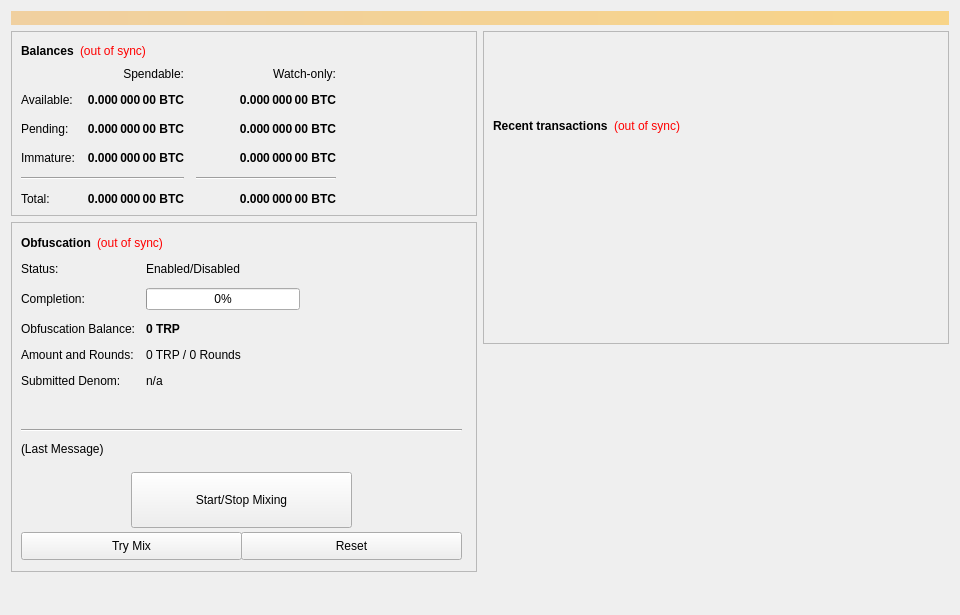
<?xml version="1.0" encoding="UTF-8"?>
<ui version="4.0">
 <class>OverviewPage</class>
 <widget class="QWidget" name="OverviewPage">
  <property name="geometry">
   <rect>
    <x>0</x>
    <y>0</y>
    <width>960</width>
    <height>615</height>
   </rect>
  </property>
  <property name="minimumSize">
   <size>
    <width>960</width>
    <height>0</height>
   </size>
  </property>
  <property name="windowTitle">
   <string>Form</string>
  </property>
  <layout class="QVBoxLayout" name="topLayout">
   <item>
    <widget class="QLabel" name="labelAlerts">
     <property name="visible">
      <bool>false</bool>
     </property>
     <property name="styleSheet">
      <string notr="true">background-color: qlineargradient(x1: 0, y1: 0, x2: 1, y2: 0, stop:0 #F0D0A0, stop:1 #F8D488); color:#000000;</string>
     </property>
     <property name="wordWrap">
      <bool>true</bool>
     </property>
     <property name="margin">
      <number>3</number>
     </property>
    </widget>
   </item>
   <item>
    <layout class="QHBoxLayout" name="horizontalLayout" stretch="1,1">
     <item>
      <layout class="QVBoxLayout" name="verticalLayout_2">
       <item>
        <widget class="QFrame" name="frame">
         <property name="frameShape">
          <enum>QFrame::StyledPanel</enum>
         </property>
         <property name="frameShadow">
          <enum>QFrame::Raised</enum>
         </property>
         <layout class="QVBoxLayout" name="verticalLayout_4">
          <item>
           <layout class="QHBoxLayout" name="horizontalLayout_4">
            <item>
             <widget class="QLabel" name="label_5">
              <property name="font">
               <font>
                <weight>75</weight>
                <bold>true</bold>
               </font>
              </property>
              <property name="text">
               <string>Balances</string>
              </property>
             </widget>
            </item>
            <item>
             <widget class="QLabel" name="labelWalletStatus">
              <property name="cursor">
               <cursorShape>WhatsThisCursor</cursorShape>
              </property>
              <property name="toolTip">
               <string>The displayed information may be out of date. Your wallet automatically synchronizes with the Travel Pay network after a connection is established, but this process has not completed yet.</string>
              </property>
              <property name="styleSheet">
               <string notr="true">QLabel { color: red; }</string>
              </property>
              <property name="text">
               <string notr="true">(out of sync)</string>
              </property>
              <property name="alignment">
               <set>Qt::AlignLeading|Qt::AlignLeft|Qt::AlignVCenter</set>
              </property>
             </widget>
            </item>
            <item>
             <spacer name="horizontalSpacer_3">
              <property name="orientation">
               <enum>Qt::Horizontal</enum>
              </property>
              <property name="sizeHint" stdset="0">
               <size>
                <width>40</width>
                <height>20</height>
               </size>
              </property>
             </spacer>
            </item>
           </layout>
          </item>
          <item>
           <layout class="QGridLayout" name="gridLayout">
            <property name="spacing">
             <number>12</number>
            </property>
            <item row="2" column="2">
             <widget class="QLabel" name="labelWatchPending">
              <property name="font">
               <font>
                <weight>75</weight>
                <bold>true</bold>
               </font>
              </property>
              <property name="cursor">
               <cursorShape>IBeamCursor</cursorShape>
              </property>
              <property name="toolTip">
               <string>Unconfirmed transactions to watch-only addresses</string>
              </property>
              <property name="text">
               <string notr="true">0.000 000 00 BTC</string>
              </property>
              <property name="alignment">
               <set>Qt::AlignRight|Qt::AlignTrailing|Qt::AlignVCenter</set>
              </property>
              <property name="textInteractionFlags">
               <set>Qt::LinksAccessibleByMouse|Qt::TextSelectableByKeyboard|Qt::TextSelectableByMouse</set>
              </property>
             </widget>
            </item>
            <item row="2" column="1">
             <widget class="QLabel" name="labelUnconfirmed">
              <property name="font">
               <font>
                <weight>75</weight>
                <bold>true</bold>
               </font>
              </property>
              <property name="cursor">
               <cursorShape>IBeamCursor</cursorShape>
              </property>
              <property name="toolTip">
               <string>Total of transactions that have yet to be confirmed, and do not yet count toward the spendable balance</string>
              </property>
              <property name="text">
               <string notr="true">0.000 000 00 BTC</string>
              </property>
              <property name="alignment">
               <set>Qt::AlignRight|Qt::AlignTrailing|Qt::AlignVCenter</set>
              </property>
              <property name="textInteractionFlags">
               <set>Qt::LinksAccessibleByMouse|Qt::TextSelectableByKeyboard|Qt::TextSelectableByMouse</set>
              </property>
             </widget>
            </item>
            <item row="3" column="2">
             <widget class="QLabel" name="labelWatchImmature">
              <property name="font">
               <font>
                <weight>75</weight>
                <bold>true</bold>
               </font>
              </property>
              <property name="cursor">
               <cursorShape>IBeamCursor</cursorShape>
              </property>
              <property name="toolTip">
               <string>Staked or masternode rewards in watch-only addresses that has not yet matured</string>
              </property>
              <property name="text">
               <string notr="true">0.000 000 00 BTC</string>
              </property>
              <property name="alignment">
               <set>Qt::AlignRight|Qt::AlignTrailing|Qt::AlignVCenter</set>
              </property>
              <property name="textInteractionFlags">
               <set>Qt::LinksAccessibleByMouse|Qt::TextSelectableByKeyboard|Qt::TextSelectableByMouse</set>
              </property>
             </widget>
            </item>
            <item row="4" column="0" colspan="2">
             <widget class="Line" name="lineSpendableBalance">
              <property name="orientation">
               <enum>Qt::Horizontal</enum>
              </property>
             </widget>
            </item>
            <item row="4" column="2">
             <widget class="Line" name="lineWatchBalance">
              <property name="sizePolicy">
               <sizepolicy hsizetype="Preferred" vsizetype="Fixed">
                <horstretch>0</horstretch>
                <verstretch>0</verstretch>
               </sizepolicy>
              </property>
              <property name="minimumSize">
               <size>
                <width>140</width>
                <height>0</height>
               </size>
              </property>
              <property name="orientation">
               <enum>Qt::Horizontal</enum>
              </property>
             </widget>
            </item>
            <item row="5" column="0">
             <widget class="QLabel" name="labelTotalText">
              <property name="text">
               <string>Total:</string>
              </property>
             </widget>
            </item>
            <item row="3" column="1">
             <widget class="QLabel" name="labelImmature">
              <property name="font">
               <font>
                <weight>75</weight>
                <bold>true</bold>
               </font>
              </property>
              <property name="cursor">
               <cursorShape>IBeamCursor</cursorShape>
              </property>
              <property name="toolTip">
               <string>Staked or masternode rewards that has not yet matured</string>
              </property>
              <property name="text">
               <string notr="true">0.000 000 00 BTC</string>
              </property>
              <property name="alignment">
               <set>Qt::AlignRight|Qt::AlignTrailing|Qt::AlignVCenter</set>
              </property>
              <property name="textInteractionFlags">
               <set>Qt::LinksAccessibleByMouse|Qt::TextSelectableByKeyboard|Qt::TextSelectableByMouse</set>
              </property>
             </widget>
            </item>
            <item row="2" column="3">
             <spacer name="horizontalSpacer_2">
              <property name="orientation">
               <enum>Qt::Horizontal</enum>
              </property>
              <property name="sizeHint" stdset="0">
               <size>
                <width>40</width>
                <height>20</height>
               </size>
              </property>
             </spacer>
            </item>
            <item row="3" column="0">
             <widget class="QLabel" name="labelImmatureText">
              <property name="text">
               <string>Immature:</string>
              </property>
             </widget>
            </item>
            <item row="5" column="1">
             <widget class="QLabel" name="labelTotal">
              <property name="font">
               <font>
                <weight>75</weight>
                <bold>true</bold>
               </font>
              </property>
              <property name="cursor">
               <cursorShape>IBeamCursor</cursorShape>
              </property>
              <property name="toolTip">
               <string>Your current total balance</string>
              </property>
              <property name="text">
               <string notr="true">0.000 000 00 BTC</string>
              </property>
              <property name="alignment">
               <set>Qt::AlignRight|Qt::AlignTrailing|Qt::AlignVCenter</set>
              </property>
              <property name="textInteractionFlags">
               <set>Qt::LinksAccessibleByMouse|Qt::TextSelectableByKeyboard|Qt::TextSelectableByMouse</set>
              </property>
             </widget>
            </item>
            <item row="5" column="2">
             <widget class="QLabel" name="labelWatchTotal">
              <property name="font">
               <font>
                <weight>75</weight>
                <bold>true</bold>
               </font>
              </property>
              <property name="cursor">
               <cursorShape>IBeamCursor</cursorShape>
              </property>
              <property name="toolTip">
               <string>Current total balance in watch-only addresses</string>
              </property>
              <property name="text">
               <string notr="true">0.000 000 00 BTC</string>
              </property>
              <property name="alignment">
               <set>Qt::AlignRight|Qt::AlignTrailing|Qt::AlignVCenter</set>
              </property>
              <property name="textInteractionFlags">
               <set>Qt::LinksAccessibleByMouse|Qt::TextSelectableByKeyboard|Qt::TextSelectableByMouse</set>
              </property>
             </widget>
            </item>
            <item row="0" column="2">
             <widget class="QLabel" name="labelWatchonly">
              <property name="text">
               <string>Watch-only:</string>
              </property>
              <property name="alignment">
               <set>Qt::AlignRight|Qt::AlignTrailing|Qt::AlignVCenter</set>
              </property>
             </widget>
            </item>
            <item row="1" column="0">
             <widget class="QLabel" name="labelBalanceText">
              <property name="text">
               <string>Available:</string>
              </property>
             </widget>
            </item>
            <item row="1" column="1">
             <widget class="QLabel" name="labelBalance">
              <property name="font">
               <font>
                <weight>75</weight>
                <bold>true</bold>
               </font>
              </property>
              <property name="cursor">
               <cursorShape>IBeamCursor</cursorShape>
              </property>
              <property name="toolTip">
               <string>Your current spendable balance</string>
              </property>
              <property name="text">
               <string notr="true">0.000 000 00 BTC</string>
              </property>
              <property name="alignment">
               <set>Qt::AlignRight|Qt::AlignTrailing|Qt::AlignVCenter</set>
              </property>
              <property name="textInteractionFlags">
               <set>Qt::LinksAccessibleByMouse|Qt::TextSelectableByKeyboard|Qt::TextSelectableByMouse</set>
              </property>
             </widget>
            </item>
            <item row="1" column="2">
             <widget class="QLabel" name="labelWatchAvailable">
              <property name="font">
               <font>
                <weight>75</weight>
                <bold>true</bold>
               </font>
              </property>
              <property name="cursor">
               <cursorShape>IBeamCursor</cursorShape>
              </property>
              <property name="toolTip">
               <string>Your current balance in watch-only addresses</string>
              </property>
              <property name="text">
               <string notr="true">0.000 000 00 BTC</string>
              </property>
              <property name="alignment">
               <set>Qt::AlignRight|Qt::AlignTrailing|Qt::AlignVCenter</set>
              </property>
              <property name="textInteractionFlags">
               <set>Qt::LinksAccessibleByMouse|Qt::TextSelectableByKeyboard|Qt::TextSelectableByMouse</set>
              </property>
             </widget>
            </item>
            <item row="2" column="0">
             <widget class="QLabel" name="labelPendingText">
              <property name="text">
               <string>Pending:</string>
              </property>
             </widget>
            </item>
            <item row="0" column="1">
             <widget class="QLabel" name="labelSpendable">
              <property name="text">
               <string>Spendable:</string>
              </property>
              <property name="alignment">
               <set>Qt::AlignRight|Qt::AlignTrailing|Qt::AlignVCenter</set>
              </property>
             </widget>
            </item>
           </layout>
          </item>
         </layout>
        </widget>
       </item>
       <item>
        <widget class="QFrame" name="frameObfuscation">
         <property name="minimumSize">
          <size>
           <width>0</width>
           <height>350</height>
          </size>
         </property>
         <property name="layoutDirection">
          <enum>Qt::LeftToRight</enum>
         </property>
         <property name="frameShape">
          <enum>QFrame::StyledPanel</enum>
         </property>
         <property name="frameShadow">
          <enum>QFrame::Raised</enum>
         </property>
         <widget class="QWidget" name="formLayoutWidget">
          <property name="geometry">
           <rect>
            <x>10</x>
            <y>40</y>
            <width>451</width>
            <height>161</height>
           </rect>
          </property>
          <layout class="QFormLayout" name="formLayout">
           <property name="fieldGrowthPolicy">
            <enum>QFormLayout::AllNonFixedFieldsGrow</enum>
           </property>
           <property name="horizontalSpacing">
            <number>11</number>
           </property>
           <property name="verticalSpacing">
            <number>12</number>
           </property>
           <item row="0" column="0">
            <widget class="QLabel" name="label_6">
             <property name="text">
              <string>Status:</string>
             </property>
            </widget>
           </item>
           <item row="1" column="0">
            <widget class="QLabel" name="label_7">
             <property name="text">
              <string>Completion:</string>
             </property>
            </widget>
           </item>
           <item row="1" column="1">
            <widget class="QProgressBar" name="obfuscationProgress">
             <property name="maximumSize">
              <size>
               <width>154</width>
               <height>16777215</height>
              </size>
             </property>
             <property name="value">
              <number>0</number>
             </property>
            </widget>
           </item>
           <item row="2" column="0">
            <widget class="QLabel" name="labelAnonymizedText">
             <property name="text">
              <string>Obfuscation Balance:</string>
             </property>
            </widget>
           </item>
           <item row="2" column="1">
            <widget class="QLabel" name="labelAnonymized">
             <property name="font">
              <font>
               <weight>75</weight>
               <bold>true</bold>
              </font>
             </property>
             <property name="text">
              <string notr="true">0 TRP</string>
             </property>
            </widget>
           </item>
           <item row="3" column="0">
            <widget class="QLabel" name="label_8">
             <property name="text">
              <string>Amount and Rounds:</string>
             </property>
            </widget>
           </item>
           <item row="3" column="1">
            <widget class="QLabel" name="labelAmountRounds">
             <property name="text">
              <string>0 TRP / 0 Rounds</string>
             </property>
            </widget>
           </item>
           <item row="4" column="0">
            <widget class="QLabel" name="label_9">
             <property name="text">
              <string>Submitted Denom:</string>
             </property>
            </widget>
           </item>
           <item row="4" column="1">
            <widget class="QLabel" name="labelSubmittedDenom">
             <property name="toolTip">
              <string>The denominations you submitted to the Masternode.&lt;br&gt;To mix, other users must submit the exact same denominations.</string>
             </property>
             <property name="text">
              <string>n/a</string>
             </property>
            </widget>
           </item>
           <item row="0" column="1">
            <widget class="QLabel" name="obfuscationEnabled">
             <property name="text">
              <string>Enabled/Disabled</string>
             </property>
            </widget>
           </item>
          </layout>
         </widget>
         <widget class="QPushButton" name="runAutoDenom">
          <property name="geometry">
           <rect>
            <x>251</x>
            <y>17</y>
            <width>1</width>
            <height>1</height>
           </rect>
          </property>
          <property name="palette">
           <palette>
            <active>
             <colorrole role="WindowText">
              <brush brushstyle="SolidPattern">
               <color alpha="255">
                <red>0</red>
                <green>0</green>
                <blue>0</blue>
               </color>
              </brush>
             </colorrole>
             <colorrole role="Button">
              <brush brushstyle="SolidPattern">
               <color alpha="255">
                <red>239</red>
                <green>238</green>
                <blue>238</blue>
               </color>
              </brush>
             </colorrole>
             <colorrole role="Light">
              <brush brushstyle="SolidPattern">
               <color alpha="255">
                <red>255</red>
                <green>255</green>
                <blue>255</blue>
               </color>
              </brush>
             </colorrole>
             <colorrole role="Midlight">
              <brush brushstyle="SolidPattern">
               <color alpha="255">
                <red>247</red>
                <green>246</green>
                <blue>246</blue>
               </color>
              </brush>
             </colorrole>
             <colorrole role="Dark">
              <brush brushstyle="SolidPattern">
               <color alpha="255">
                <red>119</red>
                <green>119</green>
                <blue>119</blue>
               </color>
              </brush>
             </colorrole>
             <colorrole role="Mid">
              <brush brushstyle="SolidPattern">
               <color alpha="255">
                <red>159</red>
                <green>159</green>
                <blue>159</blue>
               </color>
              </brush>
             </colorrole>
             <colorrole role="Text">
              <brush brushstyle="SolidPattern">
               <color alpha="255">
                <red>0</red>
                <green>0</green>
                <blue>0</blue>
               </color>
              </brush>
             </colorrole>
             <colorrole role="BrightText">
              <brush brushstyle="SolidPattern">
               <color alpha="255">
                <red>255</red>
                <green>255</green>
                <blue>255</blue>
               </color>
              </brush>
             </colorrole>
             <colorrole role="ButtonText">
              <brush brushstyle="SolidPattern">
               <color alpha="255">
                <red>0</red>
                <green>0</green>
                <blue>0</blue>
               </color>
              </brush>
             </colorrole>
             <colorrole role="Base">
              <brush brushstyle="SolidPattern">
               <color alpha="255">
                <red>255</red>
                <green>255</green>
                <blue>255</blue>
               </color>
              </brush>
             </colorrole>
             <colorrole role="Window">
              <brush brushstyle="SolidPattern">
               <color alpha="255">
                <red>239</red>
                <green>238</green>
                <blue>238</blue>
               </color>
              </brush>
             </colorrole>
             <colorrole role="Shadow">
              <brush brushstyle="SolidPattern">
               <color alpha="255">
                <red>0</red>
                <green>0</green>
                <blue>0</blue>
               </color>
              </brush>
             </colorrole>
             <colorrole role="AlternateBase">
              <brush brushstyle="SolidPattern">
               <color alpha="255">
                <red>247</red>
                <green>246</green>
                <blue>246</blue>
               </color>
              </brush>
             </colorrole>
             <colorrole role="ToolTipBase">
              <brush brushstyle="SolidPattern">
               <color alpha="255">
                <red>255</red>
                <green>255</green>
                <blue>220</blue>
               </color>
              </brush>
             </colorrole>
             <colorrole role="ToolTipText">
              <brush brushstyle="SolidPattern">
               <color alpha="255">
                <red>0</red>
                <green>0</green>
                <blue>0</blue>
               </color>
              </brush>
             </colorrole>
            </active>
            <inactive>
             <colorrole role="WindowText">
              <brush brushstyle="SolidPattern">
               <color alpha="255">
                <red>0</red>
                <green>0</green>
                <blue>0</blue>
               </color>
              </brush>
             </colorrole>
             <colorrole role="Button">
              <brush brushstyle="SolidPattern">
               <color alpha="255">
                <red>239</red>
                <green>238</green>
                <blue>238</blue>
               </color>
              </brush>
             </colorrole>
             <colorrole role="Light">
              <brush brushstyle="SolidPattern">
               <color alpha="255">
                <red>255</red>
                <green>255</green>
                <blue>255</blue>
               </color>
              </brush>
             </colorrole>
             <colorrole role="Midlight">
              <brush brushstyle="SolidPattern">
               <color alpha="255">
                <red>247</red>
                <green>246</green>
                <blue>246</blue>
               </color>
              </brush>
             </colorrole>
             <colorrole role="Dark">
              <brush brushstyle="SolidPattern">
               <color alpha="255">
                <red>119</red>
                <green>119</green>
                <blue>119</blue>
               </color>
              </brush>
             </colorrole>
             <colorrole role="Mid">
              <brush brushstyle="SolidPattern">
               <color alpha="255">
                <red>159</red>
                <green>159</green>
                <blue>159</blue>
               </color>
              </brush>
             </colorrole>
             <colorrole role="Text">
              <brush brushstyle="SolidPattern">
               <color alpha="255">
                <red>0</red>
                <green>0</green>
                <blue>0</blue>
               </color>
              </brush>
             </colorrole>
             <colorrole role="BrightText">
              <brush brushstyle="SolidPattern">
               <color alpha="255">
                <red>255</red>
                <green>255</green>
                <blue>255</blue>
               </color>
              </brush>
             </colorrole>
             <colorrole role="ButtonText">
              <brush brushstyle="SolidPattern">
               <color alpha="255">
                <red>0</red>
                <green>0</green>
                <blue>0</blue>
               </color>
              </brush>
             </colorrole>
             <colorrole role="Base">
              <brush brushstyle="SolidPattern">
               <color alpha="255">
                <red>255</red>
                <green>255</green>
                <blue>255</blue>
               </color>
              </brush>
             </colorrole>
             <colorrole role="Window">
              <brush brushstyle="SolidPattern">
               <color alpha="255">
                <red>239</red>
                <green>238</green>
                <blue>238</blue>
               </color>
              </brush>
             </colorrole>
             <colorrole role="Shadow">
              <brush brushstyle="SolidPattern">
               <color alpha="255">
                <red>0</red>
                <green>0</green>
                <blue>0</blue>
               </color>
              </brush>
             </colorrole>
             <colorrole role="AlternateBase">
              <brush brushstyle="SolidPattern">
               <color alpha="255">
                <red>247</red>
                <green>246</green>
                <blue>246</blue>
               </color>
              </brush>
             </colorrole>
             <colorrole role="ToolTipBase">
              <brush brushstyle="SolidPattern">
               <color alpha="255">
                <red>255</red>
                <green>255</green>
                <blue>220</blue>
               </color>
              </brush>
             </colorrole>
             <colorrole role="ToolTipText">
              <brush brushstyle="SolidPattern">
               <color alpha="255">
                <red>0</red>
                <green>0</green>
                <blue>0</blue>
               </color>
              </brush>
             </colorrole>
            </inactive>
            <disabled>
             <colorrole role="WindowText">
              <brush brushstyle="SolidPattern">
               <color alpha="255">
                <red>119</red>
                <green>119</green>
                <blue>119</blue>
               </color>
              </brush>
             </colorrole>
             <colorrole role="Button">
              <brush brushstyle="SolidPattern">
               <color alpha="255">
                <red>239</red>
                <green>238</green>
                <blue>238</blue>
               </color>
              </brush>
             </colorrole>
             <colorrole role="Light">
              <brush brushstyle="SolidPattern">
               <color alpha="255">
                <red>255</red>
                <green>255</green>
                <blue>255</blue>
               </color>
              </brush>
             </colorrole>
             <colorrole role="Midlight">
              <brush brushstyle="SolidPattern">
               <color alpha="255">
                <red>247</red>
                <green>246</green>
                <blue>246</blue>
               </color>
              </brush>
             </colorrole>
             <colorrole role="Dark">
              <brush brushstyle="SolidPattern">
               <color alpha="255">
                <red>119</red>
                <green>119</green>
                <blue>119</blue>
               </color>
              </brush>
             </colorrole>
             <colorrole role="Mid">
              <brush brushstyle="SolidPattern">
               <color alpha="255">
                <red>159</red>
                <green>159</green>
                <blue>159</blue>
               </color>
              </brush>
             </colorrole>
             <colorrole role="Text">
              <brush brushstyle="SolidPattern">
               <color alpha="255">
                <red>119</red>
                <green>119</green>
                <blue>119</blue>
               </color>
              </brush>
             </colorrole>
             <colorrole role="BrightText">
              <brush brushstyle="SolidPattern">
               <color alpha="255">
                <red>255</red>
                <green>255</green>
                <blue>255</blue>
               </color>
              </brush>
             </colorrole>
             <colorrole role="ButtonText">
              <brush brushstyle="SolidPattern">
               <color alpha="255">
                <red>119</red>
                <green>119</green>
                <blue>119</blue>
               </color>
              </brush>
             </colorrole>
             <colorrole role="Base">
              <brush brushstyle="SolidPattern">
               <color alpha="255">
                <red>239</red>
                <green>238</green>
                <blue>238</blue>
               </color>
              </brush>
             </colorrole>
             <colorrole role="Window">
              <brush brushstyle="SolidPattern">
               <color alpha="255">
                <red>239</red>
                <green>238</green>
                <blue>238</blue>
               </color>
              </brush>
             </colorrole>
             <colorrole role="Shadow">
              <brush brushstyle="SolidPattern">
               <color alpha="255">
                <red>0</red>
                <green>0</green>
                <blue>0</blue>
               </color>
              </brush>
             </colorrole>
             <colorrole role="AlternateBase">
              <brush brushstyle="SolidPattern">
               <color alpha="255">
                <red>239</red>
                <green>238</green>
                <blue>238</blue>
               </color>
              </brush>
             </colorrole>
             <colorrole role="ToolTipBase">
              <brush brushstyle="SolidPattern">
               <color alpha="255">
                <red>255</red>
                <green>255</green>
                <blue>220</blue>
               </color>
              </brush>
             </colorrole>
             <colorrole role="ToolTipText">
              <brush brushstyle="SolidPattern">
               <color alpha="255">
                <red>0</red>
                <green>0</green>
                <blue>0</blue>
               </color>
              </brush>
             </colorrole>
            </disabled>
           </palette>
          </property>
          <property name="focusPolicy">
           <enum>Qt::NoFocus</enum>
          </property>
          <property name="autoFillBackground">
           <bool>true</bool>
          </property>
          <property name="text">
           <string/>
          </property>
          <property name="flat">
           <bool>true</bool>
          </property>
         </widget>
         <widget class="QPushButton" name="toggleObfuscation">
          <property name="geometry">
           <rect>
            <x>120</x>
            <y>250</y>
            <width>221</width>
            <height>56</height>
           </rect>
          </property>
          <property name="sizePolicy">
           <sizepolicy hsizetype="MinimumExpanding" vsizetype="Fixed">
            <horstretch>0</horstretch>
            <verstretch>0</verstretch>
           </sizepolicy>
          </property>
          <property name="text">
           <string>Start/Stop Mixing</string>
          </property>
         </widget>
         <widget class="Line" name="lineLastMessage">
          <property name="geometry">
           <rect>
            <x>10</x>
            <y>200</y>
            <width>441</width>
            <height>16</height>
           </rect>
          </property>
          <property name="orientation">
           <enum>Qt::Horizontal</enum>
          </property>
         </widget>
         <widget class="QLabel" name="obfuscationStatus">
          <property name="geometry">
           <rect>
            <x>10</x>
            <y>220</y>
            <width>451</width>
            <height>61</height>
           </rect>
          </property>
          <property name="minimumSize">
           <size>
            <width>288</width>
            <height>43</height>
           </size>
          </property>
          <property name="text">
           <string>(Last Message)</string>
          </property>
          <property name="alignment">
           <set>Qt::AlignLeading|Qt::AlignLeft|Qt::AlignTop</set>
          </property>
          <property name="wordWrap">
           <bool>true</bool>
          </property>
         </widget>
         <widget class="QPushButton" name="obfuscationAuto">
          <property name="geometry">
           <rect>
            <x>10</x>
            <y>310</y>
            <width>221</width>
            <height>28</height>
           </rect>
          </property>
          <property name="sizePolicy">
           <sizepolicy hsizetype="MinimumExpanding" vsizetype="Fixed">
            <horstretch>0</horstretch>
            <verstretch>0</verstretch>
           </sizepolicy>
          </property>
          <property name="toolTip">
           <string>Try to manually submit a Obfuscation request.</string>
          </property>
          <property name="text">
           <string>Try Mix</string>
          </property>
         </widget>
         <widget class="QPushButton" name="obfuscationReset">
          <property name="geometry">
           <rect>
            <x>230</x>
            <y>310</y>
            <width>221</width>
            <height>28</height>
           </rect>
          </property>
          <property name="sizePolicy">
           <sizepolicy hsizetype="MinimumExpanding" vsizetype="Fixed">
            <horstretch>0</horstretch>
            <verstretch>0</verstretch>
           </sizepolicy>
          </property>
          <property name="toolTip">
           <string>Reset the current status of Obfuscation (can interrupt Obfuscation if it's in the process of Mixing, which can cost you money!)</string>
          </property>
          <property name="autoFillBackground">
           <bool>false</bool>
          </property>
          <property name="text">
           <string>Reset</string>
          </property>
         </widget>
         <widget class="QWidget" name="layoutWidget">
          <property name="geometry">
           <rect>
            <x>10</x>
            <y>10</y>
            <width>431</width>
            <height>22</height>
           </rect>
          </property>
          <layout class="QHBoxLayout" name="horizontalLayout_5">
           <item>
            <widget class="QLabel" name="label_2">
             <property name="font">
              <font>
               <weight>75</weight>
               <bold>true</bold>
              </font>
             </property>
             <property name="text">
              <string>Obfuscation</string>
             </property>
            </widget>
           </item>
           <item>
            <widget class="QLabel" name="labelObfuscationSyncStatus">
             <property name="toolTip">
              <string>The displayed information may be out of date. Your wallet automatically synchronizes with the Travel Pay network after a connection is established, but this process has not completed yet.</string>
             </property>
             <property name="styleSheet">
              <string notr="true">QLabel { color: red; }</string>
             </property>
             <property name="text">
              <string notr="true">(out of sync)</string>
             </property>
             <property name="alignment">
              <set>Qt::AlignLeading|Qt::AlignLeft|Qt::AlignVCenter</set>
             </property>
            </widget>
           </item>
           <item>
            <spacer name="horizontalSpacer_4">
             <property name="orientation">
              <enum>Qt::Horizontal</enum>
             </property>
             <property name="sizeHint" stdset="0">
              <size>
               <width>40</width>
               <height>20</height>
              </size>
             </property>
            </spacer>
           </item>
          </layout>
         </widget>
        </widget>
       </item>
       <item>
        <spacer name="verticalSpacer">
         <property name="orientation">
          <enum>Qt::Vertical</enum>
         </property>
         <property name="sizeHint" stdset="0">
          <size>
           <width>20</width>
           <height>40</height>
          </size>
         </property>
        </spacer>
       </item>
      </layout>
     </item>
     <item>
      <layout class="QVBoxLayout" name="verticalLayout_3">
       <item>
        <widget class="QFrame" name="frame_2">
         <property name="frameShape">
          <enum>QFrame::StyledPanel</enum>
         </property>
         <property name="frameShadow">
          <enum>QFrame::Raised</enum>
         </property>
         <layout class="QVBoxLayout" name="verticalLayout">
          <item>
           <spacer name="verticalSpacer_3">
            <property name="orientation">
             <enum>Qt::Vertical</enum>
            </property>
            <property name="sizeType">
             <enum>QSizePolicy::Fixed</enum>
            </property>
            <property name="sizeHint" stdset="0">
             <size>
              <width>20</width>
              <height>75</height>
             </size>
            </property>
           </spacer>
          </item>
          <item>
           <layout class="QHBoxLayout" name="horizontalLayout_2">
            <item>
             <widget class="QLabel" name="label_4">
              <property name="font">
               <font>
                <weight>75</weight>
                <bold>true</bold>
               </font>
              </property>
              <property name="text">
               <string>Recent transactions</string>
              </property>
             </widget>
            </item>
            <item>
             <widget class="QLabel" name="labelTransactionsStatus">
              <property name="cursor">
               <cursorShape>WhatsThisCursor</cursorShape>
              </property>
              <property name="toolTip">
               <string>The displayed information may be out of date. Your wallet automatically synchronizes with the Travel Pay network after a connection is established, but this process has not completed yet.</string>
              </property>
              <property name="styleSheet">
               <string notr="true">QLabel { color: red; }</string>
              </property>
              <property name="text">
               <string notr="true">(out of sync)</string>
              </property>
              <property name="alignment">
               <set>Qt::AlignRight|Qt::AlignTrailing|Qt::AlignVCenter</set>
              </property>
             </widget>
            </item>
            <item>
             <spacer name="horizontalSpacer">
              <property name="orientation">
               <enum>Qt::Horizontal</enum>
              </property>
              <property name="sizeHint" stdset="0">
               <size>
                <width>40</width>
                <height>20</height>
               </size>
              </property>
             </spacer>
            </item>
           </layout>
          </item>
          <item>
           <widget class="QListView" name="listTransactions">
            <property name="styleSheet">
             <string notr="true">QListView { background: transparent; }</string>
            </property>
            <property name="frameShape">
             <enum>QFrame::NoFrame</enum>
            </property>
            <property name="verticalScrollBarPolicy">
             <enum>Qt::ScrollBarAlwaysOff</enum>
            </property>
            <property name="horizontalScrollBarPolicy">
             <enum>Qt::ScrollBarAlwaysOff</enum>
            </property>
            <property name="selectionMode">
             <enum>QAbstractItemView::NoSelection</enum>
            </property>
           </widget>
          </item>
         </layout>
        </widget>
       </item>
       <item>
        <spacer name="verticalSpacer_2">
         <property name="orientation">
          <enum>Qt::Vertical</enum>
         </property>
         <property name="sizeType">
          <enum>QSizePolicy::Expanding</enum>
         </property>
         <property name="sizeHint" stdset="0">
          <size>
           <width>20</width>
           <height>40</height>
          </size>
         </property>
        </spacer>
       </item>
      </layout>
     </item>
    </layout>
   </item>
  </layout>
 </widget>
 <resources/>
 <connections/>
</ui>
